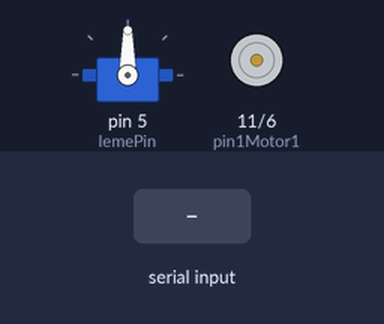
The sketch below on a simulated Arduino Uno, built with avr-gcc and run on an emulated ATmega328P. Parts: servo, motor-driver pin pairs drawn as motors (green arrow = first pin HIGH = forward, orange = second pin HIGH = backward, longer = more drive, scaled by the enable pin). The test bench sets the inputs (shaded band). What the sketch prints to the serial monitor is not drawn.

Above: at 1.2 s.
1.3 s: "90,45\n" received over Serial
At 2.0 s:
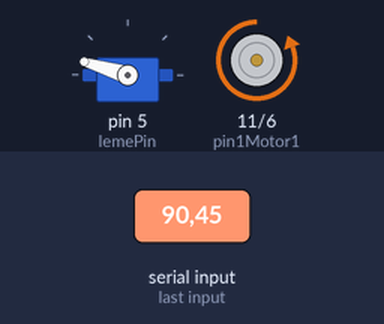
2.8 s: "30,150\n" received over Serial
At 3.1 s:
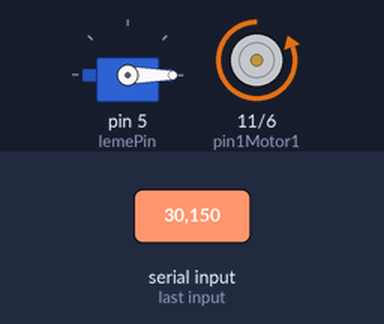
4.3 s: "5\n" received over Serial
At 5.4 s:
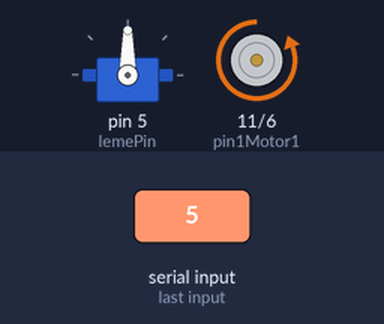
5.8 s: "30,150\n" received over Serial
At 6.7 s:
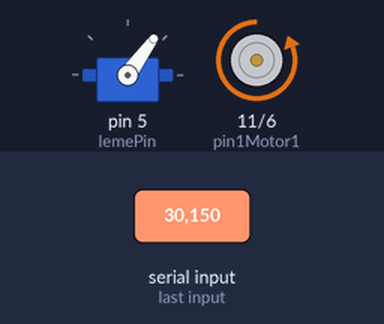
7.3 s: "50\n" received over Serial
At 7.7 s:
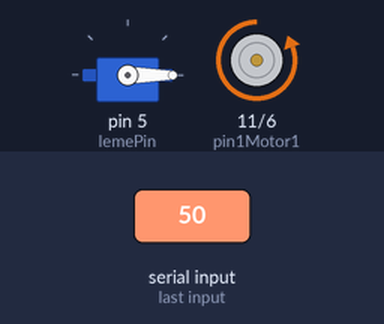
Timing chart, 0 to 9.8 s (numbered marks = the images above; inputs shaded):
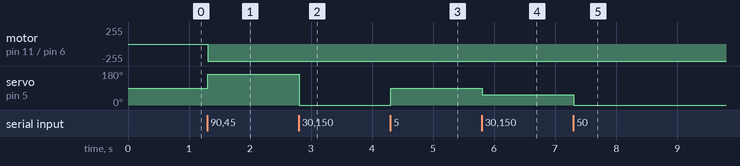

Measured:
- after the input at 1.3 s, motor on pin 11 (pin1Motor1) / pin 6 (pin2Motor1): stopped → backward 255/255 at once; servo on pin 5 (lemePin): 90° → 163° at once
- after the input at 2.8 s, servo on pin 5 (lemePin): 163° → 0° at once
- after the input at 4.3 s, servo on pin 5 (lemePin): 0° → 90° at once
- after the input at 5.8 s, servo on pin 5 (lemePin): 90° → 54° at once
- after the input at 7.3 s, servo on pin 5 (lemePin): 54° → 0° at once

The sketch:

ControleSolMar_2019.ino
```cpp
#include <Servo.h>

Servo leme;

//Configuração de pinos
#define lemePin 5
#define pin1Motor1 11
#define pin2Motor1 6
#define Enable1 7

//Variáveis para receber os comandos do bluetooth
char commandChar;
char command[5];
int commandPointer = 0;

//Valor atual de comando do leme e motor, de 00 a 99
int lemeValue;
int motorVal = 0;
//Valor da velocidade do motor
int velocidadeMotor = 0;
int angleLeme = 0;
void setup() {
  //Serial é o bluetooth, nos pinos 0 e 1.
  Serial.begin(9600);

  //Configura pinos como OUTPUT
  pinMode(lemePin, OUTPUT);
  pinMode(pin1Motor1, OUTPUT);
  pinMode(pin2Motor1, OUTPUT);
  pinMode(Enable1,OUTPUT);

  //Parar o motor na inicialização
  digitalWrite(pin1Motor1,0);
  digitalWrite(pin2Motor1,0);
  digitalWrite(Enable1,0);

  //Iniciar servo (para o zero)
  leme.attach(lemePin);
}

//Converte CHAR para INT (menos "0")
int char2int(char input) {
  return input - '0';
}

//Move o motor
void motorCommand(int motorVal) {
  //Se o comando for 50, centro do joystick, parar o motor
  if (motorVal == 50) {
    digitalWrite(pin1Motor1,0);
    digitalWrite(pin2Motor1,0);
    velocidadeMotor = 0;
  }

  //Número positivo, motor para frente
  else if (motorVal>50) {
    digitalWrite(pin1Motor1,HIGH);
    digitalWrite(pin2Motor1,LOW);
    velocidadeMotor = map(motorVal,50,100,150,255);
  }

  //Número negativo, motor para trás
  else if(motorVal<50) {
    digitalWrite(pin1Motor1,LOW);
    digitalWrite(pin2Motor1,HIGH);
    velocidadeMotor = map(motorVal,50,0,150,255);
  }
  Serial.print(velocidadeMotor);
  analogWrite(Enable1,velocidadeMotor);

}

//Envia comandos para o leme
void lemeCommand(int lemeValue) {
  angleLeme = map(lemeValue,0,99,0,180);
  leme.write(angleLeme);
  Serial.print(angleLeme);
}

//Loop!
void loop() {
  //Se há transmissão via bluetooth (na porta serial pinos 0 e 1)
  if (Serial.available()) {
    //ler o caracter enviado
    commandChar = Serial.read();

    //Remova o comentário abaixo para ter uma forma de debug...
    //Serial.println(commandChar);

    //Se o caracter for L então é o início da mensagem
    if (commandChar == 'L') {
      commandPointer = 0;
    } else {
      commandPointer++;
    }

    if (commandPointer < 6) {
      //Armazena o comando em command (array)
      command[commandPointer] = commandChar;
    }
  }

  //Se o ponteiro atinge 5 então o comando está completo (L00M00)
  //                                                      012345  <-

  if (commandPointer >= 5) {
    //Remova o comentário abaixo para ter uma forma de debug...
    //Serial.println(command);

    //Converte CHAR para INT considenrando que o primeiro char vale 10x
    lemeValue = 10*char2int(command[1]) + char2int(command[2]);

    //Converte CHAR para INT considenrando que o primeiro char vale 10x
    motorVal = 10*char2int(command[4]) + char2int(command[5]);

    //Volta o ponteiro para zero
    commandPointer=0;

    //Envia os dois comandos com os valores capturados
    motorCommand(motorVal);
    lemeCommand(lemeValue);
  }
  //Talvez seja necessário um DELAY aqui.
}
```
